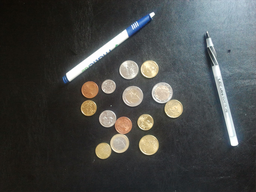
#> input picture ps1/input/ps1-input1.png, 256 x 192 px, shrunk from 683 x 512 before the run
$ python q5.py
#> lines starting #> are read from the running program, lines starting #| are printed output that depends on the picture; after the words box and inside, x2 and y2 are one past the last pixel; in counts of white or black regions, pixels touching at a corner belong together
import cv2 as cv
import numpy as np


def hough_circles_acc(img_edges, radius):
    # Resolution of a, b is 1 pixel
    # Accumulator with the images' dimensions
    height, width = img_edges.shape
    accumulator = np.zeros((height + 10, width + 10), dtype=np.uint8)

    # Indices of edge pixels in the image (white pixels)
    y_indx, x_indx = np.where(img_edges >= 255)

    for i in range(len(x_indx)):
        x = x_indx[i]
        y = y_indx[i]

        # Vote for the points of the circle in hough space which has (x, y) as its center in cartesian space
        coordinates = get_circle_coordinates(x, y, radius, img_edges.shape)
        for point in coordinates:
            point_x = int(point[0])
            point_y = int(point[1])

            print((point_x, point_y))
            accumulator[point_x][point_y] += 1

    return accumulator


def get_circle_coordinates(a, b, radius, boundaries):
    # Returns list of x,y coordinates that satisfy the circle equation for the given parameters
    coordinates = np.zeros((360, 2))

    for theta in range(0, 360):
        x = a + round(radius * np.cos(theta))
        y = b + round(radius * np.sin(theta))

        # Ignore the points outside the image boundary
        if x < 0 or x > boundaries[0] or y < 0 or y > boundaries[1]:
            continue

        coordinates[theta][0] = x
        coordinates[theta][1] = y

    return coordinates


def hough_circles(coordinates, radius, img, img_name):
    for i in range(len(coordinates)):
        x = coordinates[i][0]
        y = coordinates[i][1]

        cv.circle(img, (x, y), radius, (255, 255, 0))
    cv.imwrite(img_name, img)


def main():
    # Find object boundaries
    img = cv.rotate(cv.imread('./input/ps1-input1.png'), cv.ROTATE_180)
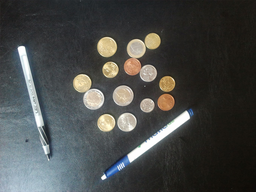
#> img: shape (192, 256, 3); mean B, G, R 71.9, 73.3, 71.2
    grey = cv.cvtColor(img, cv.COLOR_BGR2GRAY)
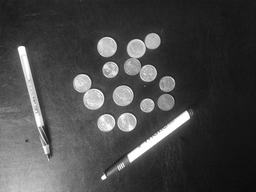
#> grey: shape (192, 256); min 11, max 255, mean 72.5

    # Blurred with SigmaX = SigmaY = 7
    smoothed = cv.GaussianBlur(grey, (7, 7), 0)
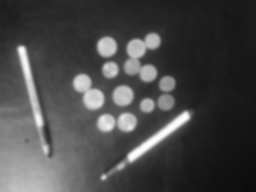
#> smoothed: shape (192, 256); min 12, max 254, mean 72.5
    cv.imwrite('./output/ps1-5-a-1.png', smoothed)

    edge_img = cv.Canny(smoothed, 100, 200)
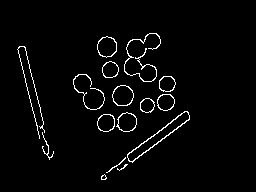
#> edge_img: shape (192, 256); 2.8% white in thin lines or dots, all inside (x1, y1, x2, y2) = (17, 33, 190, 180)
    cv.imwrite('./output/ps1-5-a-2.png', edge_img)

    # Compute the hough accumulator for the edge image
    radius = 20
    accumulator = hough_circles_acc(edge_img, radius)
#> in hough_circles_acc, `y_indx, x_indx = np.where(img_edges >= 255)`: y_indx = 1399 values from 33 to 179; x_indx = 1399 values, max 189 at index 923, min 17 at index 133, mean 115
#> the loop in hough_circles_acc, `for i in range(len(x_indx)):` made 1399 passes
#> (x, y) on passes 1 to 3: (149, 33), (150, 33), (151, 33)
#> (printed output is left out)
#> after the loop in hough_circles_acc, `for i in range(len(x_indx)):`:
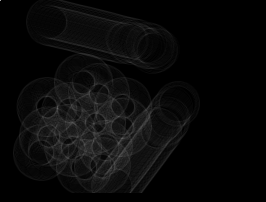
#> accumulator: shape (202, 266); min 0, max 168, mean 9.2
    # cv.imwrite('circles.png', accumulator)

    # Find peaks in the accumulator with votes more than the lower threshold
    peaks = np.where(accumulator > 100)
#> peaks = ([0], [0])
    coordinates = list(zip(peaks[0], peaks[1]))
#> coordinates = [(0, 0)]

    # Draw yellow circles over probable circles
    hough_circles(coordinates, radius, grey, './output/ps1-5-a-3.png')
#> the loop in hough_circles, `for i in range(len(coordinates)):` made 1 pass


if __name__ == '__main__':
    main()
